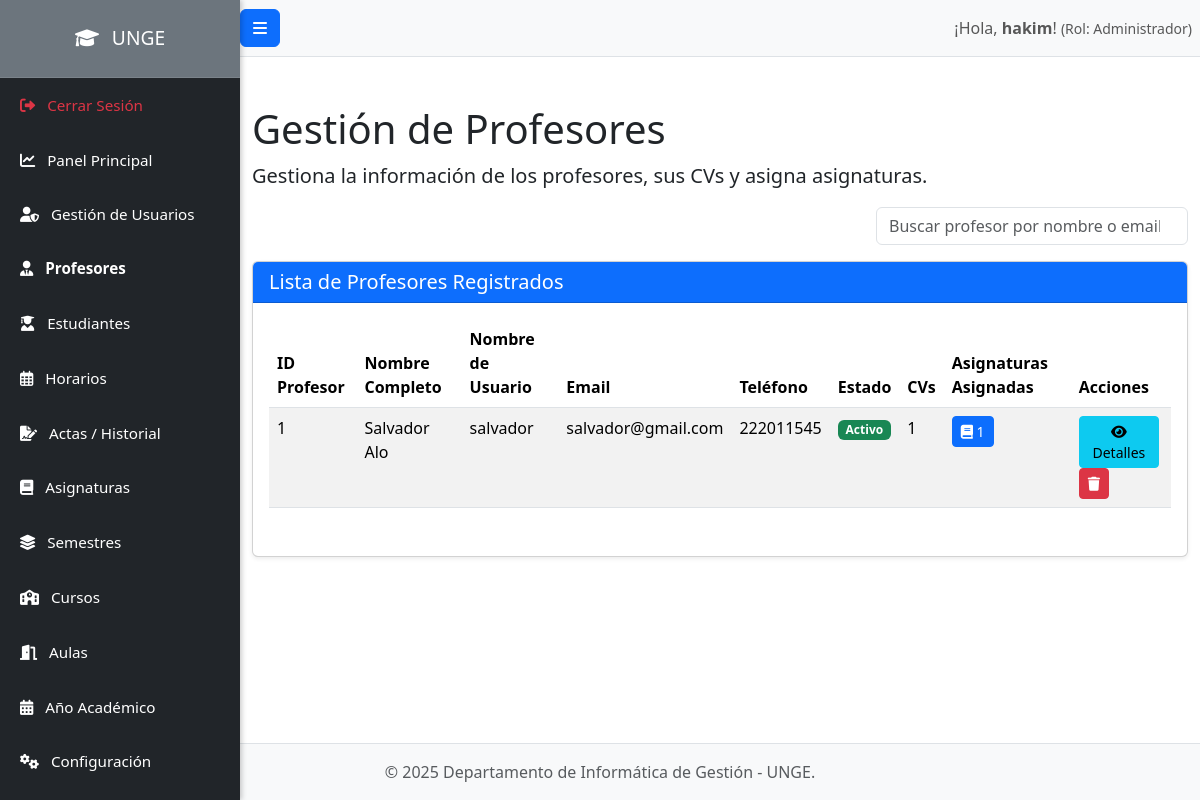
/admin/profesores.php (signed in), run on an earlier commit of the app's database.
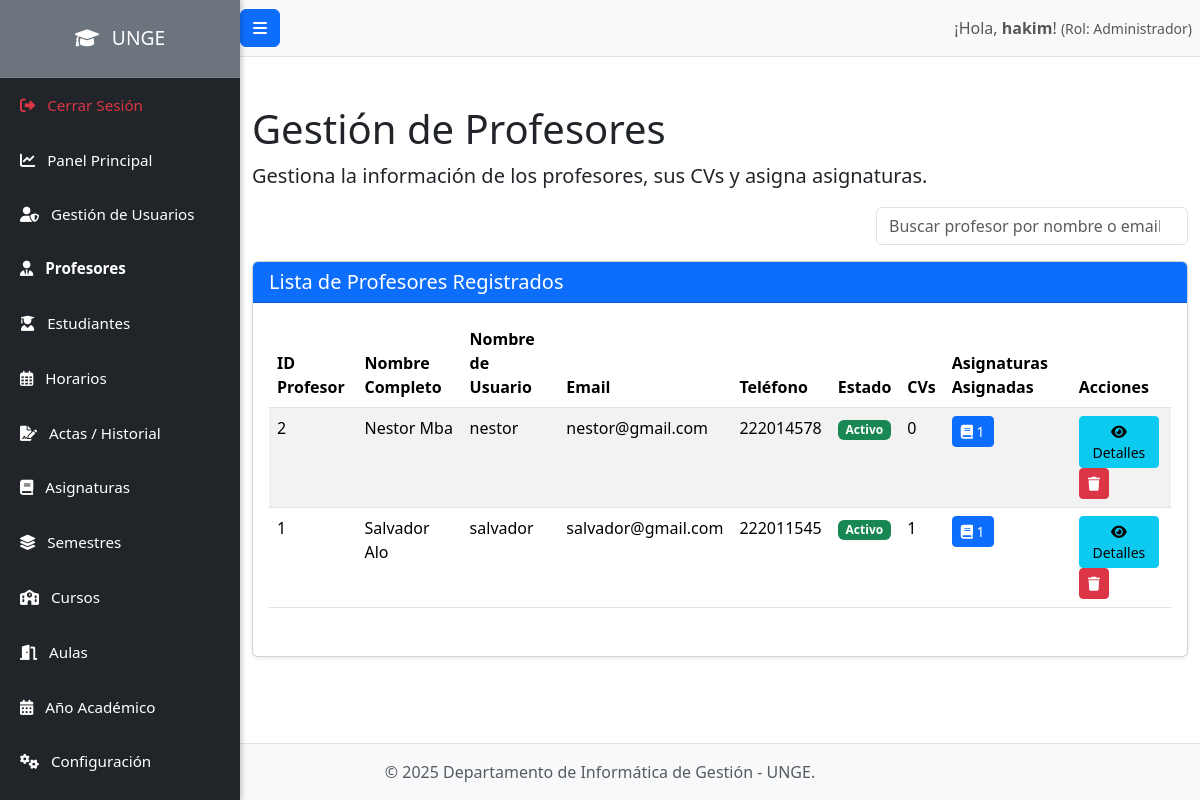
And on a later commit of the database.
### tables this page shows
CREATE TABLE `profesores` (
  `id` int(11) NOT NULL,
  `id_usuario` int(11) NOT NULL,
  `especialidad` varchar(255) DEFAULT NULL,
  `grado_academico` varchar(100) DEFAULT NULL
);

CREATE TABLE `usuarios` (
  `id` int(11) NOT NULL,
  `nombre_usuario` varchar(100) NOT NULL,
  `password_hash` varchar(255) NOT NULL,
  `id_rol` int(11) NOT NULL,
  `nombre_completo` varchar(255) NOT NULL,
  `email` varchar(255) DEFAULT NULL,
  `telefono` varchar(50) DEFAULT NULL,
  `nip` varchar(50) DEFAULT NULL,
  `estado` enum('Activo','Inactivo','Bloqueado') NOT NULL DEFAULT 'Activo',
  `fecha_registro` datetime DEFAULT current_timestamp()
);

### admin/profesores.php (the view, shortened to what the changed rows need)
<?php
require_once '../config/database.php';
include_once '../includes/header.php';
try {
    $stmt_profesores = $pdo->query("
        SELECT
            u.id AS user_id,        -- ID de la tabla usuarios
            u.nombre_usuario,
            u.nombre_completo,
            u.email,
            u.telefono,
            u.estado,
            p.id AS profesor_id,    -- ID de la tabla profesores (¡Importante para las acciones de eliminar/detalles!)
            p.especialidad,
            p.grado_academico,
            (SELECT COUNT(*) FROM cvs_profesores WHERE id_profesor = p.id) AS total_cvs, -- Conteo de CVs usando p.id
            (SELECT COUNT(*) FROM profesores_asignaturas_asignadas WHERE id_profesor = p.id) AS total_asignaturas_asignadas
        FROM usuarios u
        JOIN roles r ON u.id_rol = r.id
        JOIN profesores p ON u.id = p.id_usuario
        WHERE r.nombre_rol = 'Profesor'
        ORDER BY u.nombre_completo ASC
    ");
    $profesores = $stmt_profesores->fetchAll(PDO::FETCH_ASSOC);
} catch (PDOException $e) {
    set_flash_message('danger', 'Error al cargar la lista de profesores: ' . $e->getMessage());
    $profesores = [];
    error_log("Error al cargar lista de profesores: " . $e->getMessage());
}
?>
<h1 class="mt-4">Gestión de Profesores</h1>
<div class="card shadow-sm mb-4">
    <div class="card-body">
        <div class="table-responsive">
            <table class="table table-hover table-striped" id="professorsTable">
                <thead>
                    <tr>
                        <th>ID Profesor</th>
                        <th>Nombre Completo</th>
                        <th>Nombre de Usuario</th>
                        <th>Email</th>
                        <th>Teléfono</th>
                        <th>Estado</th>
                        <th>CVs</th>
                        <th>Asignaturas Asignadas</th> <th>Acciones</th>
                    </tr>
                </thead>
                <tbody>
                    <?php if (count($profesores) > 0): ?>
                        <?php foreach ($profesores as $profesor): ?>
                            <tr data-profesor_id="<?php echo htmlspecialchars($profesor['profesor_id']); ?>">
                                <td><?php echo htmlspecialchars($profesor['profesor_id']); ?></td>
                                <td><?php echo htmlspecialchars($profesor['nombre_completo']); ?></td>
                                <td><?php echo htmlspecialchars($profesor['nombre_usuario']); ?></td>
                                <td><?php echo htmlspecialchars($profesor['email'] ?? 'N/A'); ?></td>
                                <td><?php echo htmlspecialchars($profesor['telefono'] ?? 'N/A'); ?></td>
                                <td>
                                    <span class="badge <?php
                                        echo ($profesor['estado'] == 'Activo' ? 'bg-success' :
                                            ($profesor['estado'] == 'Inactivo' ? 'bg-warning text-dark' : 'bg-danger')); ?>">
                                        <?php echo htmlspecialchars($profesor['estado']); ?>
                                    </span>
                                </td>
                                <td><?php echo htmlspecialchars($profesor['total_cvs']); ?></td>
                                <td>
                                    <button type="button" class="btn btn-primary btn-sm view-assigned-subjects-btn"
                                            title="Ver Asignaturas Asignadas" data-bs-toggle="modal"
                                            data-bs-target="#professorDetailsModal"
                                            data-profesor_id="<?php echo htmlspecialchars($profesor['profesor_id']); ?>"
                                            data-nombre_completo="<?php echo htmlspecialchars($profesor['nombre_completo']); ?>">
                                        <i class="fas fa-book"></i> <?php echo htmlspecialchars($profesor['total_asignaturas_asignadas']); ?>
                                    </button>
                                </td>
                                <td>
                                    <button type="button" class="btn btn-info btn-sm view-details-btn me-1"
                                            title="Ver Detalles y Gestionar" data-bs-toggle="modal"
                                            data-bs-target="#professorDetailsModal"
                                            data-profesor_id="<?php echo htmlspecialchars($profesor['profesor_id']); ?>"
                                            data-nombre_completo="<?php echo htmlspecialchars($profesor['nombre_completo']); ?>">
                                        <i class="fas fa-eye"></i> Detalles
                                    </button>
                                    <a href="professors.php?action=delete&id=<?php echo htmlspecialchars($profesor['profesor_id']); ?>"
                                        class="btn btn-danger btn-sm delete-btn" title="Eliminar Profesor"
                                        onclick="return confirm('¿Estás seguro de que quieres eliminar a este profesor y todos sus datos asociados (CVs, sugerencias, asignaturas asignadas)? Esta acción es irreversible y solo se permitirá si no tiene horarios asignados.');">
                                        <i class="fas fa-trash"></i>
                                    </a>
                                </td>
                            </tr>
                        <?php endforeach; ?>
                    <?php else: ?>
                        <tr>
                            <td colspan="9" class="text-center">No hay profesores registrados.</td>
                        </tr>
                    <?php endif; ?>
                </tbody>
            </table>
        </div>
    </div>
</div>
<?php include_once '../includes/footer.php'; ?>

What changed in the data, as far as the page shows it:
added profesores: id "2", id_usuario.nombre_completo "Nestor Mba", id_usuario.nombre_usuario "nestor", id_usuario.email "nestor@gmail.com", id_usuario.telefono "222014578", id_usuario.estado "Activo", total_cvs "0", total_asignaturas_asignadas "1"
